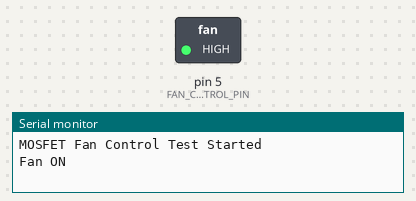
The sketch below on a simulated Arduino Uno, built with avr-gcc and run on an emulated ATmega328P. On the bench: switched loads named in the sketch (green lamp = pin HIGH), the last lines printed to the serial monitor.

Above: at 1.5 s.
At 4.5 s:
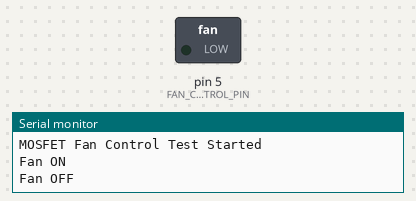
Timing chart, 0 to 7.8 s (numbered marks = the images above):
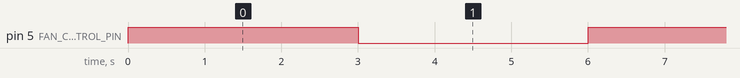

Measured:
- by itself, pin 5 (FAN_CONTROL_PIN): alternates HIGH for 3.0 s and LOW for 3.0 s

The sketch:

fan_control_test.ino
```cpp
const int FAN_CONTROL_PIN = 5;

void setup() {
  Serial.begin(115200);

  pinMode(FAN_CONTROL_PIN, OUTPUT);

  digitalWrite(FAN_CONTROL_PIN, LOW);

  Serial.println("MOSFET Fan Control Test Started");
}

void loop() {

  Serial.println("Fan ON");
  digitalWrite(FAN_CONTROL_PIN, HIGH);
  delay(3000);

  Serial.println("Fan OFF");
  digitalWrite(FAN_CONTROL_PIN, LOW);
  delay(3000);
}
```
